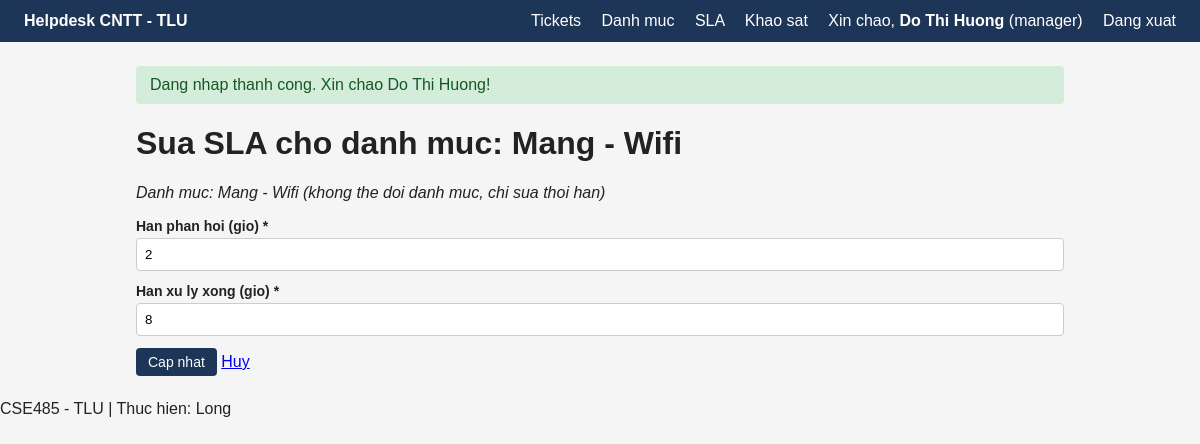
Screenshot of /modules/sla/edit.php?id=1 (signed in) with the database file from the repository.
### tables this page shows
CREATE TABLE sla_rules (
    id INT AUTO_INCREMENT PRIMARY KEY,
    category_id INT NOT NULL UNIQUE,
    response_hours INT NOT NULL DEFAULT 4,
    resolve_hours INT NOT NULL DEFAULT 24,
    CONSTRAINT fk_sla_category
        FOREIGN KEY (category_id) REFERENCES ticket_categories(id)
        ON DELETE CASCADE
);

CREATE TABLE ticket_categories (
    id INT AUTO_INCREMENT PRIMARY KEY,
    name VARCHAR(100) NOT NULL UNIQUE,
    description VARCHAR(255) DEFAULT NULL,
    created_at DATETIME DEFAULT CURRENT_TIMESTAMP
);

### includes/functions.php (called while the page is built, shortened)
<?php
function e($str) {
    return htmlspecialchars($str ?? '', ENT_QUOTES, 'UTF-8');
}

### modules/sla/edit.php (the view, shortened to what this page needs)
<?php
require_once __DIR__ . '/../../config/db.php';
$id = (int)($_GET['id'] ?? $_POST['id'] ?? 0);
$sql = "SELECT s.*, c.name AS category_name
        FROM sla_rules s
        JOIN ticket_categories c ON c.id = s.category_id
        WHERE s.id = ?";
$stmt = mysqli_prepare($conn, $sql);
mysqli_stmt_bind_param($stmt, 'i', $id);
mysqli_stmt_execute($stmt);
$result = mysqli_stmt_get_result($stmt);
$sla = mysqli_fetch_assoc($result);
$response_hours = $sla['response_hours'];
$resolve_hours = $sla['resolve_hours'];
require_once __DIR__ . '/../../includes/header.php';
?>
<h1>Sua SLA cho danh muc: <?= e($sla['category_name']) ?></h1>
<form method="POST" action="edit.php?id=<?= (int)$id ?>">
    <p><em>Danh muc: <?= e($sla['category_name']) ?> (khong the doi danh muc, chi sua thoi han)</em></p>
    <div class="form-group">
        <label for="response_hours">Han phan hoi (gio) *</label>
        <input type="number" id="response_hours" name="response_hours" min="1"
               value="<?= e($response_hours) ?>" required>
    </div>
    <div class="form-group">
        <label for="resolve_hours">Han xu ly xong (gio) *</label>
        <input type="number" id="resolve_hours" name="resolve_hours" min="1"
               value="<?= e($resolve_hours) ?>" required>
    </div>
    <button type="submit" class="btn">Cap nhat</button>
    <a href="list.php">Huy</a>
</form>
<?php require_once __DIR__ . '/../../includes/footer.php'; ?>

### public/assets/css/style.css (style rules this page uses)
* { box-sizing: border-box; }
body { font-family: Arial, sans-serif; margin: 0; background: #f5f5f5; color: #222; }
.btn { display: inline-block; padding: 6px 12px; background: #1d3557; color: #fff; text-decoration: none; border-radius: 4px; border: none; cursor: pointer; font-size: 14px; }
.form-group { margin-bottom: 12px; }
label { display: block; margin-bottom: 4px; font-weight: bold; font-size: 14px; }
input, textarea, select { width: 100%; padding: 8px; border: 1px solid #ccc; border-radius: 4px; }

### rows the page displays
sla_rules: category.name "Mang - Wifi", response_hours "2", resolve_hours "8"

### other values shown
$_SESSION['user_name'] "Do Thi Huong"
$_SESSION['user_role'] "manager"
$flash['message'] "Dang nhap thanh cong. Xin chao Do Thi Huong!"
